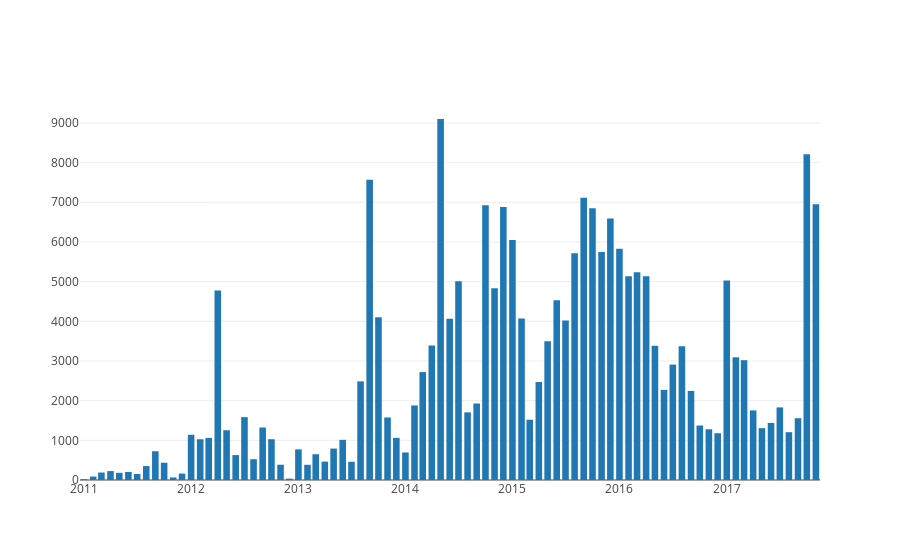

Write notebook code for a chart like this one.
### Code cell
query_comments_by_month = (
    'SELECT year(created_time) year, month(created_time) month, count(*) count '
    'FROM comment '
    'WHERE page=1 AND year(created_time)>=2011 '
    'GROUP BY year(created_time), month(created_time)'
)
rows_comments_by_month = execute_query(query_comments_by_month)
plot_bar_chart(rows_comments_by_month)

### Figure 1 — Plotly figure (JSON) as saved in the notebook; plotly's stock layout.template omitted (floating-point values rounded to 4 significant figures)
{"data": [{"type": "bar", "x": ["2011-1", "2011-2", "2011-3", "2011-4", "2011-5", "2011-6", "2011-7", "2011-8", "2011-9", "2011-10", "2011-11", "2011-12", "2012-1", "2012-2", "2012-3", "2012-4", "2012-5", "2012-6", "2012-7", "2012-8", "2012-9", "2012-10", "2012-11", "2012-12", "2013-1", "2013-2", "2013-3", "2013-4", "2013-5", "2013-6", "2013-7", "2013-8", "2013-9", "2013-10", "2013-11", "2013-12", "2014-1", "2014-2", "2014-3", "2014-4", "2014-5", "2014-6", "2014-7", "2014-8", "2014-9", "2014-10", "2014-11", "2014-12", "2015-1", "2015-2", "2015-3", "2015-4", "2015-5", "2015-6", "2015-7", "2015-8", "2015-9", "2015-10", "2015-11", "2015-12", "2016-1", "2016-2", "2016-3", "2016-4", "2016-5", "2016-6", "2016-7", "2016-8", "2016-9", "2016-10", "2016-11", "2016-12", "2017-1", "2017-2", "2017-3", "2017-4", "2017-5", "2017-6", "2017-7", "2017-8", "2017-9", "2017-10", "2017-11"], "y": [21, 87, 188, 224, 181, 203, 151, 351, 725, 435, 64, 162, 1140, 1027, 1062, 4779, 1254, 628, 1584, 524, 1323, 1028, 384, 35, 772, 383, 650, 463, 792, 1012, 459, 2486, 7570, 4100, 1576, 1062, 694, 1879, 2720, 3389, 9099, 4067, 5008, 1705, 1928, 6926, 4831, 6883, 6049, 4068, 1519, 2469, 3499, 4528, 4022, 5713, 7111, 6848, 5745, 6593, 5830, 5134, 5235, 5137, 3381, 2271, 2908, 3373, 2245, 1373, 1278, 1179, 5030, 3093, 3020, 1754, 1306, 1439, 1830, 1205, 1558, 8213, 6948]}], "layout": {}}
